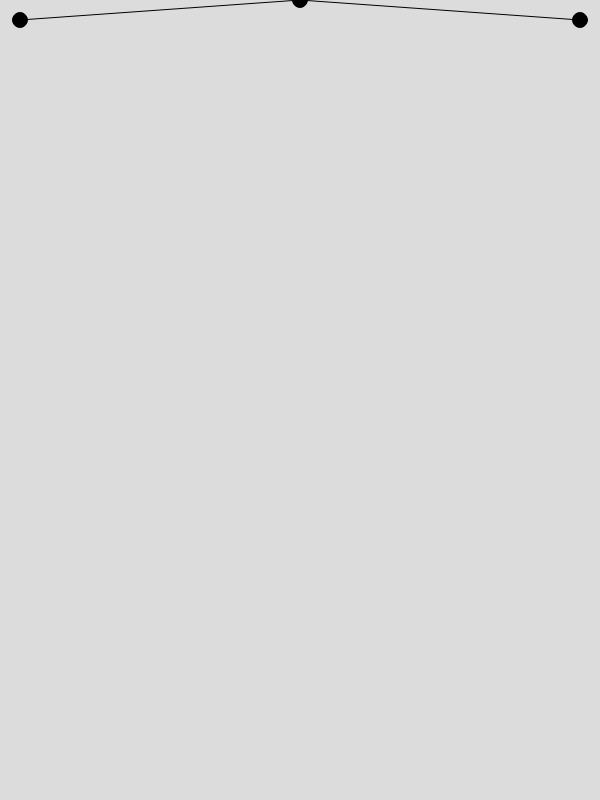
Frame 1 (no input)
Frame 60 (no input): identical to frame 1, image omitted
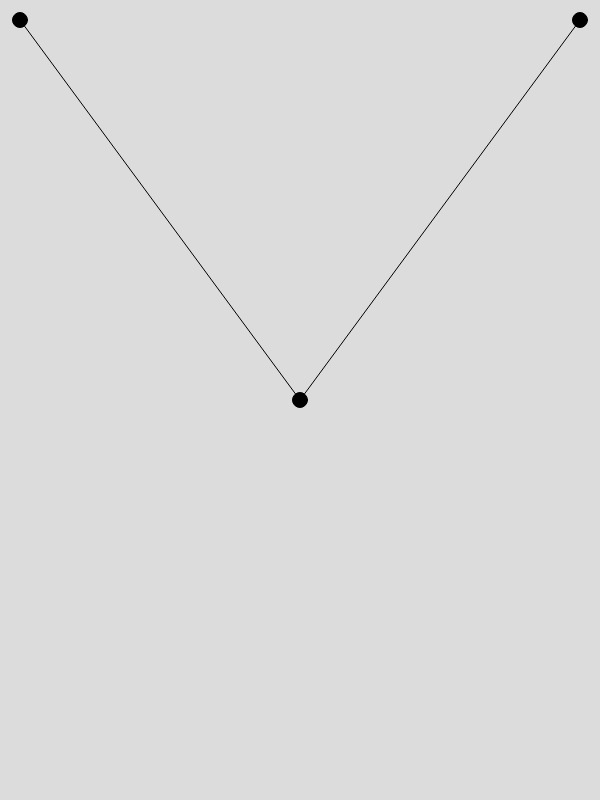
Frame 120 (the mouse pressed at the canvas centre since frame 60)

The p5.js sketch that drew these frames (run headless with seeded random() and noise() and a simulated clock; from frame 60 on, the mouse is pressed at the canvas centre):

// p5.js sketch
// ── sketch.js
function setup() {
  createCanvas(600, 800);
  fill(0, 0, 0)
}

function draw() {
  background(220);
  circle(20, 20, 15)
  circle(580, 20, 15)
  circle(width/2, mouseY, 15)
  line(20, 20, width/2, mouseY)
  line(580, 20, width/2, mouseY)

  let n = map(mouseX, 20, width, 2, 10, true);
}
